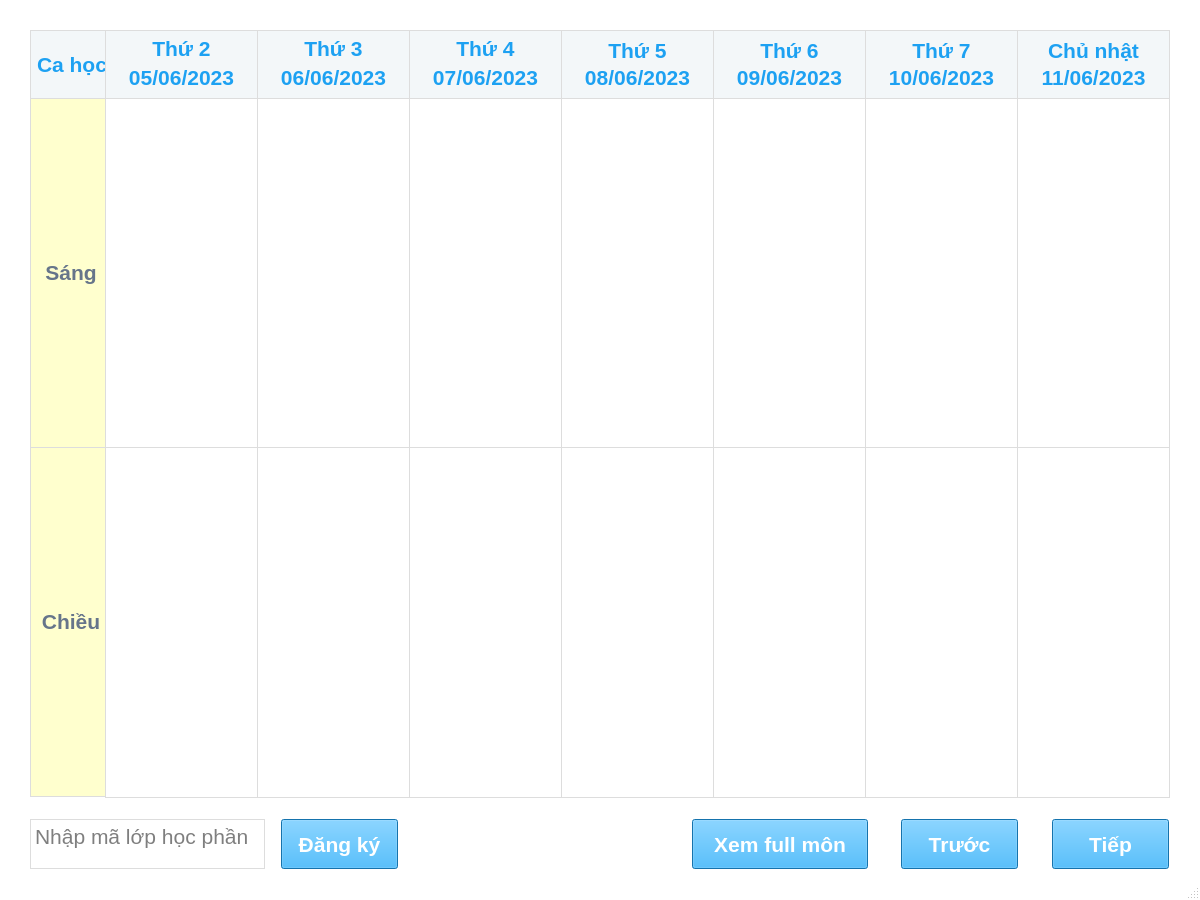
<?xml version="1.0" encoding="UTF-8"?>
<ui version="4.0">
 <class>MainWindow</class>
 <widget class="QMainWindow" name="MainWindow">
  <property name="geometry">
   <rect>
    <x>0</x>
    <y>0</y>
    <width>1200</width>
    <height>900</height>
   </rect>
  </property>
  <property name="windowTitle">
   <string>MainWindow</string>
  </property>
  <property name="autoFillBackground">
   <bool>false</bool>
  </property>
  <property name="styleSheet">
   <string notr="true">QMainWindow{
	background-color: rgb(255, 255, 255);
}</string>
  </property>
  <widget class="QWidget" name="centralwidget">
   <property name="styleSheet">
    <string notr="true">QWidget{
	background-color: rgb(255, 255, 255);
}</string>
   </property>
   <widget class="QFrame" name="headerCa">
    <property name="geometry">
     <rect>
      <x>30</x>
      <y>30</y>
      <width>76</width>
      <height>69</height>
     </rect>
    </property>
    <property name="styleSheet">
     <string notr="true">QFrame{
	background-color: rgb(243, 247, 249);
	border: 1px solid rgb(221,221,221);
}</string>
    </property>
    <property name="frameShape">
     <enum>QFrame::StyledPanel</enum>
    </property>
    <property name="frameShadow">
     <enum>QFrame::Raised</enum>
    </property>
    <widget class="QLabel" name="lbCaHoc">
     <property name="geometry">
      <rect>
       <x>0</x>
       <y>0</y>
       <width>76</width>
       <height>69</height>
      </rect>
     </property>
     <property name="font">
      <font>
       <family>Segoe UI</family>
       <pointsize>16</pointsize>
       <weight>75</weight>
       <bold>true</bold>
      </font>
     </property>
     <property name="styleSheet">
      <string notr="true">QLabel{
	color: rgb(29, 161, 242);
}</string>
     </property>
     <property name="text">
      <string>&lt;html&gt;&lt;head/&gt;&lt;body&gt;&lt;p align=&quot;center&quot;&gt;Ca học&lt;/p&gt;&lt;/body&gt;&lt;/html&gt;</string>
     </property>
    </widget>
   </widget>
   <widget class="QFrame" name="headerSang">
    <property name="geometry">
     <rect>
      <x>30</x>
      <y>98</y>
      <width>76</width>
      <height>350</height>
     </rect>
    </property>
    <property name="styleSheet">
     <string notr="true">QFrame{
	background-color: rgb(255, 255, 206);
	border: 1px solid rgb(221,221,221);
}</string>
    </property>
    <property name="frameShape">
     <enum>QFrame::StyledPanel</enum>
    </property>
    <property name="frameShadow">
     <enum>QFrame::Raised</enum>
    </property>
    <widget class="QLabel" name="lbCaSang">
     <property name="geometry">
      <rect>
       <x>0</x>
       <y>0</y>
       <width>76</width>
       <height>350</height>
      </rect>
     </property>
     <property name="font">
      <font>
       <family>Segoe UI</family>
       <pointsize>16</pointsize>
       <weight>75</weight>
       <bold>true</bold>
      </font>
     </property>
     <property name="styleSheet">
      <string notr="true">QLabel{
	color: rgb(102, 117, 138);
}</string>
     </property>
     <property name="text">
      <string>&lt;html&gt;&lt;head/&gt;&lt;body&gt;&lt;p align=&quot;center&quot;&gt;Sáng&lt;/p&gt;&lt;/body&gt;&lt;/html&gt;</string>
     </property>
    </widget>
   </widget>
   <widget class="QFrame" name="headerChieu">
    <property name="geometry">
     <rect>
      <x>30</x>
      <y>447</y>
      <width>76</width>
      <height>350</height>
     </rect>
    </property>
    <property name="styleSheet">
     <string notr="true">QFrame{
	background-color: rgb(255, 255, 206);
	border: 1px solid rgb(221,221,221);
}</string>
    </property>
    <property name="frameShape">
     <enum>QFrame::StyledPanel</enum>
    </property>
    <property name="frameShadow">
     <enum>QFrame::Raised</enum>
    </property>
    <widget class="QLabel" name="lbCaChieu">
     <property name="geometry">
      <rect>
       <x>0</x>
       <y>0</y>
       <width>76</width>
       <height>350</height>
      </rect>
     </property>
     <property name="font">
      <font>
       <family>Segoe UI</family>
       <pointsize>16</pointsize>
       <weight>75</weight>
       <bold>true</bold>
      </font>
     </property>
     <property name="styleSheet">
      <string notr="true">QLabel{
	color: rgb(102, 117, 138);
}</string>
     </property>
     <property name="text">
      <string>&lt;html&gt;&lt;head/&gt;&lt;body&gt;&lt;p align=&quot;center&quot;&gt;Chiều&lt;/p&gt;&lt;/body&gt;&lt;/html&gt;</string>
     </property>
    </widget>
   </widget>
   <widget class="QFrame" name="monday">
    <property name="geometry">
     <rect>
      <x>105</x>
      <y>30</y>
      <width>153</width>
      <height>69</height>
     </rect>
    </property>
    <property name="styleSheet">
     <string notr="true">QFrame{
	background-color: rgb(243, 247, 249);
	border: 1px solid rgb(221,221,221);
}</string>
    </property>
    <property name="frameShape">
     <enum>QFrame::StyledPanel</enum>
    </property>
    <property name="frameShadow">
     <enum>QFrame::Raised</enum>
    </property>
    <widget class="QLabel" name="lbNgayThu2">
     <property name="geometry">
      <rect>
       <x>1</x>
       <y>34</y>
       <width>151</width>
       <height>28</height>
      </rect>
     </property>
     <property name="font">
      <font>
       <family>Segoe UI</family>
       <pointsize>16</pointsize>
       <weight>75</weight>
       <bold>true</bold>
      </font>
     </property>
     <property name="styleSheet">
      <string notr="true">QLabel{
	color: rgb(29, 161, 242);
	border: 0px solid black;
}</string>
     </property>
     <property name="text">
      <string>&lt;html&gt;&lt;head/&gt;&lt;body&gt;&lt;p align=&quot;center&quot;&gt;05/06/2023&lt;/p&gt;&lt;/body&gt;&lt;/html&gt;</string>
     </property>
    </widget>
    <widget class="QLabel" name="lbThu2">
     <property name="geometry">
      <rect>
       <x>1</x>
       <y>6</y>
       <width>151</width>
       <height>26</height>
      </rect>
     </property>
     <property name="font">
      <font>
       <family>Segoe UI</family>
       <pointsize>16</pointsize>
       <weight>75</weight>
       <bold>true</bold>
      </font>
     </property>
     <property name="styleSheet">
      <string notr="true">QLabel{
	color: rgb(29, 161, 242);
	border: 0px solid black;
}</string>
     </property>
     <property name="text">
      <string>&lt;html&gt;&lt;head/&gt;&lt;body&gt;&lt;p align=&quot;center&quot;&gt;Thứ 2&lt;/p&gt;&lt;/body&gt;&lt;/html&gt;</string>
     </property>
    </widget>
   </widget>
   <widget class="QFrame" name="tuesday">
    <property name="geometry">
     <rect>
      <x>257</x>
      <y>30</y>
      <width>153</width>
      <height>69</height>
     </rect>
    </property>
    <property name="styleSheet">
     <string notr="true">QFrame{
	background-color: rgb(243, 247, 249);
	border: 1px solid rgb(221,221,221);
}</string>
    </property>
    <property name="frameShape">
     <enum>QFrame::StyledPanel</enum>
    </property>
    <property name="frameShadow">
     <enum>QFrame::Raised</enum>
    </property>
    <widget class="QLabel" name="lbNgayThu3">
     <property name="geometry">
      <rect>
       <x>1</x>
       <y>34</y>
       <width>151</width>
       <height>28</height>
      </rect>
     </property>
     <property name="font">
      <font>
       <family>Segoe UI</family>
       <pointsize>16</pointsize>
       <weight>75</weight>
       <bold>true</bold>
      </font>
     </property>
     <property name="styleSheet">
      <string notr="true">QLabel{
	color: rgb(29, 161, 242);
	border: 0px solid black;
}</string>
     </property>
     <property name="text">
      <string>&lt;html&gt;&lt;head/&gt;&lt;body&gt;&lt;p align=&quot;center&quot;&gt;06/06/2023&lt;/p&gt;&lt;/body&gt;&lt;/html&gt;</string>
     </property>
    </widget>
    <widget class="QLabel" name="lbThu3">
     <property name="geometry">
      <rect>
       <x>1</x>
       <y>6</y>
       <width>151</width>
       <height>26</height>
      </rect>
     </property>
     <property name="font">
      <font>
       <family>Segoe UI</family>
       <pointsize>16</pointsize>
       <weight>75</weight>
       <bold>true</bold>
      </font>
     </property>
     <property name="styleSheet">
      <string notr="true">QLabel{
	color: rgb(29, 161, 242);
	border: 0px solid black;
}</string>
     </property>
     <property name="text">
      <string>&lt;html&gt;&lt;head/&gt;&lt;body&gt;&lt;p align=&quot;center&quot;&gt;Thứ 3&lt;/p&gt;&lt;/body&gt;&lt;/html&gt;</string>
     </property>
    </widget>
   </widget>
   <widget class="QFrame" name="wednesday">
    <property name="geometry">
     <rect>
      <x>409</x>
      <y>30</y>
      <width>153</width>
      <height>69</height>
     </rect>
    </property>
    <property name="styleSheet">
     <string notr="true">QFrame{
	background-color: rgb(243, 247, 249);
	border: 1px solid rgb(221,221,221);
}</string>
    </property>
    <property name="frameShape">
     <enum>QFrame::StyledPanel</enum>
    </property>
    <property name="frameShadow">
     <enum>QFrame::Raised</enum>
    </property>
    <widget class="QLabel" name="lbThu4">
     <property name="geometry">
      <rect>
       <x>1</x>
       <y>6</y>
       <width>151</width>
       <height>26</height>
      </rect>
     </property>
     <property name="font">
      <font>
       <family>Segoe UI</family>
       <pointsize>16</pointsize>
       <weight>75</weight>
       <bold>true</bold>
      </font>
     </property>
     <property name="styleSheet">
      <string notr="true">QLabel{
	color: rgb(29, 161, 242);
	border: 0px solid black;
}</string>
     </property>
     <property name="text">
      <string>&lt;html&gt;&lt;head/&gt;&lt;body&gt;&lt;p align=&quot;center&quot;&gt;Thứ 4&lt;/p&gt;&lt;/body&gt;&lt;/html&gt;</string>
     </property>
    </widget>
    <widget class="QLabel" name="lbNgayThu4">
     <property name="geometry">
      <rect>
       <x>1</x>
       <y>34</y>
       <width>151</width>
       <height>28</height>
      </rect>
     </property>
     <property name="font">
      <font>
       <family>Segoe UI</family>
       <pointsize>16</pointsize>
       <weight>75</weight>
       <bold>true</bold>
      </font>
     </property>
     <property name="styleSheet">
      <string notr="true">QLabel{
	color: rgb(29, 161, 242);
	border: 0px solid black;
}</string>
     </property>
     <property name="text">
      <string>&lt;html&gt;&lt;head/&gt;&lt;body&gt;&lt;p align=&quot;center&quot;&gt;07/06/2023&lt;/p&gt;&lt;/body&gt;&lt;/html&gt;</string>
     </property>
    </widget>
   </widget>
   <widget class="QFrame" name="thursday">
    <property name="geometry">
     <rect>
      <x>561</x>
      <y>30</y>
      <width>153</width>
      <height>69</height>
     </rect>
    </property>
    <property name="styleSheet">
     <string notr="true">QFrame{
	background-color: rgb(243, 247, 249);
	border: 1px solid rgb(221,221,221);
}</string>
    </property>
    <property name="frameShape">
     <enum>QFrame::StyledPanel</enum>
    </property>
    <property name="frameShadow">
     <enum>QFrame::Raised</enum>
    </property>
    <widget class="QLabel" name="lbThu5">
     <property name="geometry">
      <rect>
       <x>1</x>
       <y>6</y>
       <width>151</width>
       <height>30</height>
      </rect>
     </property>
     <property name="font">
      <font>
       <family>Segoe UI</family>
       <pointsize>16</pointsize>
       <weight>75</weight>
       <bold>true</bold>
      </font>
     </property>
     <property name="styleSheet">
      <string notr="true">QLabel{
	color: rgb(29, 161, 242);
	border: 0px solid black;
}</string>
     </property>
     <property name="text">
      <string>&lt;html&gt;&lt;head/&gt;&lt;body&gt;&lt;p align=&quot;center&quot;&gt;Thứ 5&lt;/p&gt;&lt;/body&gt;&lt;/html&gt;</string>
     </property>
    </widget>
    <widget class="QLabel" name="lbNgayThu5">
     <property name="geometry">
      <rect>
       <x>1</x>
       <y>34</y>
       <width>151</width>
       <height>28</height>
      </rect>
     </property>
     <property name="font">
      <font>
       <family>Segoe UI</family>
       <pointsize>16</pointsize>
       <weight>75</weight>
       <bold>true</bold>
      </font>
     </property>
     <property name="styleSheet">
      <string notr="true">QLabel{
	color: rgb(29, 161, 242);
	border: 0px solid black;
}</string>
     </property>
     <property name="text">
      <string>&lt;html&gt;&lt;head/&gt;&lt;body&gt;&lt;p align=&quot;center&quot;&gt;08/06/2023&lt;/p&gt;&lt;/body&gt;&lt;/html&gt;</string>
     </property>
    </widget>
   </widget>
   <widget class="QFrame" name="friday">
    <property name="geometry">
     <rect>
      <x>713</x>
      <y>30</y>
      <width>153</width>
      <height>69</height>
     </rect>
    </property>
    <property name="styleSheet">
     <string notr="true">QFrame{
	background-color: rgb(243, 247, 249);
	border: 1px solid rgb(221,221,221);
}</string>
    </property>
    <property name="frameShape">
     <enum>QFrame::StyledPanel</enum>
    </property>
    <property name="frameShadow">
     <enum>QFrame::Raised</enum>
    </property>
    <widget class="QLabel" name="lbThu6">
     <property name="geometry">
      <rect>
       <x>1</x>
       <y>6</y>
       <width>151</width>
       <height>30</height>
      </rect>
     </property>
     <property name="font">
      <font>
       <family>Segoe UI</family>
       <pointsize>16</pointsize>
       <weight>75</weight>
       <bold>true</bold>
      </font>
     </property>
     <property name="styleSheet">
      <string notr="true">QLabel{
	color: rgb(29, 161, 242);
	border: 0px solid black;
}</string>
     </property>
     <property name="text">
      <string>&lt;html&gt;&lt;head/&gt;&lt;body&gt;&lt;p align=&quot;center&quot;&gt;Thứ 6&lt;/p&gt;&lt;/body&gt;&lt;/html&gt;</string>
     </property>
    </widget>
    <widget class="QLabel" name="lbNgayThu6">
     <property name="geometry">
      <rect>
       <x>1</x>
       <y>34</y>
       <width>151</width>
       <height>28</height>
      </rect>
     </property>
     <property name="font">
      <font>
       <family>Segoe UI</family>
       <pointsize>16</pointsize>
       <weight>75</weight>
       <bold>true</bold>
      </font>
     </property>
     <property name="styleSheet">
      <string notr="true">QLabel{
	color: rgb(29, 161, 242);
	border: 0px solid black;
}</string>
     </property>
     <property name="text">
      <string>&lt;html&gt;&lt;head/&gt;&lt;body&gt;&lt;p align=&quot;center&quot;&gt;09/06/2023&lt;/p&gt;&lt;/body&gt;&lt;/html&gt;</string>
     </property>
    </widget>
   </widget>
   <widget class="QFrame" name="saturday">
    <property name="geometry">
     <rect>
      <x>865</x>
      <y>30</y>
      <width>153</width>
      <height>69</height>
     </rect>
    </property>
    <property name="styleSheet">
     <string notr="true">QFrame{
	background-color: rgb(243, 247, 249);
	border: 1px solid rgb(221,221,221);
}</string>
    </property>
    <property name="frameShape">
     <enum>QFrame::StyledPanel</enum>
    </property>
    <property name="frameShadow">
     <enum>QFrame::Raised</enum>
    </property>
    <widget class="QLabel" name="lbThu7">
     <property name="geometry">
      <rect>
       <x>1</x>
       <y>6</y>
       <width>151</width>
       <height>30</height>
      </rect>
     </property>
     <property name="font">
      <font>
       <family>Segoe UI</family>
       <pointsize>16</pointsize>
       <weight>75</weight>
       <bold>true</bold>
      </font>
     </property>
     <property name="styleSheet">
      <string notr="true">QLabel{
	color: rgb(29, 161, 242);
	border: 0px solid black;
}</string>
     </property>
     <property name="text">
      <string>&lt;html&gt;&lt;head/&gt;&lt;body&gt;&lt;p align=&quot;center&quot;&gt;Thứ 7&lt;/p&gt;&lt;/body&gt;&lt;/html&gt;</string>
     </property>
    </widget>
    <widget class="QLabel" name="lbNgayThu7">
     <property name="geometry">
      <rect>
       <x>1</x>
       <y>34</y>
       <width>151</width>
       <height>28</height>
      </rect>
     </property>
     <property name="font">
      <font>
       <family>Segoe UI</family>
       <pointsize>16</pointsize>
       <weight>75</weight>
       <bold>true</bold>
      </font>
     </property>
     <property name="styleSheet">
      <string notr="true">QLabel{
	color: rgb(29, 161, 242);
	border: 0px solid black;
}</string>
     </property>
     <property name="text">
      <string>&lt;html&gt;&lt;head/&gt;&lt;body&gt;&lt;p align=&quot;center&quot;&gt;10/06/2023&lt;/p&gt;&lt;/body&gt;&lt;/html&gt;</string>
     </property>
    </widget>
   </widget>
   <widget class="QFrame" name="sunday">
    <property name="geometry">
     <rect>
      <x>1017</x>
      <y>30</y>
      <width>153</width>
      <height>69</height>
     </rect>
    </property>
    <property name="styleSheet">
     <string notr="true">QFrame{
	background-color: rgb(243, 247, 249);
	border: 1px solid rgb(221,221,221);
}</string>
    </property>
    <property name="frameShape">
     <enum>QFrame::StyledPanel</enum>
    </property>
    <property name="frameShadow">
     <enum>QFrame::Raised</enum>
    </property>
    <widget class="QLabel" name="lbChuNhat">
     <property name="geometry">
      <rect>
       <x>1</x>
       <y>6</y>
       <width>151</width>
       <height>30</height>
      </rect>
     </property>
     <property name="font">
      <font>
       <family>Segoe UI</family>
       <pointsize>16</pointsize>
       <weight>75</weight>
       <bold>true</bold>
      </font>
     </property>
     <property name="styleSheet">
      <string notr="true">QLabel{
	color: rgb(29, 161, 242);
	border: 0px solid black;
}</string>
     </property>
     <property name="text">
      <string>&lt;html&gt;&lt;head/&gt;&lt;body&gt;&lt;p align=&quot;center&quot;&gt;Chủ nhật&lt;/p&gt;&lt;/body&gt;&lt;/html&gt;</string>
     </property>
    </widget>
    <widget class="QLabel" name="lbNgayChuNhat">
     <property name="geometry">
      <rect>
       <x>1</x>
       <y>34</y>
       <width>151</width>
       <height>28</height>
      </rect>
     </property>
     <property name="font">
      <font>
       <family>Segoe UI</family>
       <pointsize>16</pointsize>
       <weight>75</weight>
       <bold>true</bold>
      </font>
     </property>
     <property name="styleSheet">
      <string notr="true">QLabel{
	color: rgb(29, 161, 242);
	border: 0px solid black;
}</string>
     </property>
     <property name="text">
      <string>&lt;html&gt;&lt;head/&gt;&lt;body&gt;&lt;p align=&quot;center&quot;&gt;11/06/2023&lt;/p&gt;&lt;/body&gt;&lt;/html&gt;</string>
     </property>
    </widget>
   </widget>
   <widget class="QFrame" name="sangThu2">
    <property name="geometry">
     <rect>
      <x>105</x>
      <y>98</y>
      <width>153</width>
      <height>351</height>
     </rect>
    </property>
    <property name="styleSheet">
     <string notr="true">QFrame
{
	border: 1px solid rgb(221,221,221);
}</string>
    </property>
    <property name="frameShape">
     <enum>QFrame::StyledPanel</enum>
    </property>
    <property name="frameShadow">
     <enum>QFrame::Raised</enum>
    </property>
   </widget>
   <widget class="QFrame" name="sangThu3">
    <property name="geometry">
     <rect>
      <x>257</x>
      <y>98</y>
      <width>153</width>
      <height>351</height>
     </rect>
    </property>
    <property name="styleSheet">
     <string notr="true">QFrame
{
	border: 1px solid rgb(221,221,221);
}</string>
    </property>
    <property name="frameShape">
     <enum>QFrame::StyledPanel</enum>
    </property>
    <property name="frameShadow">
     <enum>QFrame::Raised</enum>
    </property>
   </widget>
   <widget class="QFrame" name="sangThu4">
    <property name="geometry">
     <rect>
      <x>409</x>
      <y>98</y>
      <width>153</width>
      <height>351</height>
     </rect>
    </property>
    <property name="styleSheet">
     <string notr="true">QFrame
{
	border: 1px solid rgb(221,221,221);
}</string>
    </property>
    <property name="frameShape">
     <enum>QFrame::StyledPanel</enum>
    </property>
    <property name="frameShadow">
     <enum>QFrame::Raised</enum>
    </property>
   </widget>
   <widget class="QFrame" name="sangThu5">
    <property name="geometry">
     <rect>
      <x>561</x>
      <y>98</y>
      <width>153</width>
      <height>351</height>
     </rect>
    </property>
    <property name="styleSheet">
     <string notr="true">QFrame
{
	border: 1px solid rgb(221,221,221);
}</string>
    </property>
    <property name="frameShape">
     <enum>QFrame::StyledPanel</enum>
    </property>
    <property name="frameShadow">
     <enum>QFrame::Raised</enum>
    </property>
   </widget>
   <widget class="QFrame" name="sangThu6">
    <property name="geometry">
     <rect>
      <x>713</x>
      <y>98</y>
      <width>153</width>
      <height>351</height>
     </rect>
    </property>
    <property name="styleSheet">
     <string notr="true">QFrame
{
	border: 1px solid rgb(221,221,221);
}</string>
    </property>
    <property name="frameShape">
     <enum>QFrame::StyledPanel</enum>
    </property>
    <property name="frameShadow">
     <enum>QFrame::Raised</enum>
    </property>
   </widget>
   <widget class="QFrame" name="sangThu7">
    <property name="geometry">
     <rect>
      <x>865</x>
      <y>98</y>
      <width>153</width>
      <height>351</height>
     </rect>
    </property>
    <property name="styleSheet">
     <string notr="true">QFrame
{
	border: 1px solid rgb(221,221,221);
}</string>
    </property>
    <property name="frameShape">
     <enum>QFrame::StyledPanel</enum>
    </property>
    <property name="frameShadow">
     <enum>QFrame::Raised</enum>
    </property>
   </widget>
   <widget class="QFrame" name="sangChuNhat">
    <property name="geometry">
     <rect>
      <x>1017</x>
      <y>98</y>
      <width>153</width>
      <height>351</height>
     </rect>
    </property>
    <property name="styleSheet">
     <string notr="true">QFrame
{
	border: 1px solid rgb(221,221,221);
}</string>
    </property>
    <property name="frameShape">
     <enum>QFrame::StyledPanel</enum>
    </property>
    <property name="frameShadow">
     <enum>QFrame::Raised</enum>
    </property>
   </widget>
   <widget class="QFrame" name="chieuThu4">
    <property name="geometry">
     <rect>
      <x>409</x>
      <y>447</y>
      <width>153</width>
      <height>351</height>
     </rect>
    </property>
    <property name="styleSheet">
     <string notr="true">QFrame
{
	border: 1px solid rgb(221,221,221);
}</string>
    </property>
    <property name="frameShape">
     <enum>QFrame::StyledPanel</enum>
    </property>
    <property name="frameShadow">
     <enum>QFrame::Raised</enum>
    </property>
   </widget>
   <widget class="QFrame" name="chieuThu6">
    <property name="geometry">
     <rect>
      <x>713</x>
      <y>447</y>
      <width>153</width>
      <height>351</height>
     </rect>
    </property>
    <property name="styleSheet">
     <string notr="true">QFrame
{
	border: 1px solid rgb(221,221,221);
}</string>
    </property>
    <property name="frameShape">
     <enum>QFrame::StyledPanel</enum>
    </property>
    <property name="frameShadow">
     <enum>QFrame::Raised</enum>
    </property>
   </widget>
   <widget class="QFrame" name="chieuThu7">
    <property name="geometry">
     <rect>
      <x>865</x>
      <y>447</y>
      <width>153</width>
      <height>351</height>
     </rect>
    </property>
    <property name="styleSheet">
     <string notr="true">QFrame
{
	border: 1px solid rgb(221,221,221);
}</string>
    </property>
    <property name="frameShape">
     <enum>QFrame::StyledPanel</enum>
    </property>
    <property name="frameShadow">
     <enum>QFrame::Raised</enum>
    </property>
   </widget>
   <widget class="QFrame" name="chieuThu3">
    <property name="geometry">
     <rect>
      <x>257</x>
      <y>447</y>
      <width>153</width>
      <height>351</height>
     </rect>
    </property>
    <property name="styleSheet">
     <string notr="true">QFrame
{
	border: 1px solid rgb(221,221,221);
}</string>
    </property>
    <property name="frameShape">
     <enum>QFrame::StyledPanel</enum>
    </property>
    <property name="frameShadow">
     <enum>QFrame::Raised</enum>
    </property>
   </widget>
   <widget class="QFrame" name="chieuThu2">
    <property name="geometry">
     <rect>
      <x>105</x>
      <y>447</y>
      <width>153</width>
      <height>351</height>
     </rect>
    </property>
    <property name="styleSheet">
     <string notr="true">QFrame
{
	border: 1px solid rgb(221,221,221);
}</string>
    </property>
    <property name="frameShape">
     <enum>QFrame::StyledPanel</enum>
    </property>
    <property name="frameShadow">
     <enum>QFrame::Raised</enum>
    </property>
   </widget>
   <widget class="QFrame" name="chieuChuNhat">
    <property name="geometry">
     <rect>
      <x>1017</x>
      <y>447</y>
      <width>153</width>
      <height>351</height>
     </rect>
    </property>
    <property name="styleSheet">
     <string notr="true">QFrame
{
	border: 1px solid rgb(221,221,221);
}</string>
    </property>
    <property name="frameShape">
     <enum>QFrame::StyledPanel</enum>
    </property>
    <property name="frameShadow">
     <enum>QFrame::Raised</enum>
    </property>
   </widget>
   <widget class="QFrame" name="chieuThu5">
    <property name="geometry">
     <rect>
      <x>561</x>
      <y>447</y>
      <width>153</width>
      <height>351</height>
     </rect>
    </property>
    <property name="styleSheet">
     <string notr="true">QFrame
{
	border: 1px solid rgb(221,221,221);
}</string>
    </property>
    <property name="frameShape">
     <enum>QFrame::StyledPanel</enum>
    </property>
    <property name="frameShadow">
     <enum>QFrame::Raised</enum>
    </property>
   </widget>
   <widget class="QTextEdit" name="maLHP">
    <property name="geometry">
     <rect>
      <x>30</x>
      <y>819</y>
      <width>235</width>
      <height>50</height>
     </rect>
    </property>
    <property name="font">
     <font>
      <family>Segoe UI</family>
      <pointsize>16</pointsize>
     </font>
    </property>
    <property name="styleSheet">
     <string notr="true">QFrame{
	border: 1px solid rgb(221,221,221);
}</string>
    </property>
    <property name="acceptRichText">
     <bool>true</bool>
    </property>
    <property name="placeholderText">
     <string>Nhập mã lớp học phần</string>
    </property>
   </widget>
   <widget class="QPushButton" name="btnDangKy">
    <property name="geometry">
     <rect>
      <x>281</x>
      <y>819</y>
      <width>117</width>
      <height>50</height>
     </rect>
    </property>
    <property name="font">
     <font>
      <family>Segoe UI</family>
      <pointsize>16</pointsize>
      <weight>75</weight>
      <bold>true</bold>
     </font>
    </property>
    <property name="focusPolicy">
     <enum>Qt::NoFocus</enum>
    </property>
    <property name="styleSheet">
     <string notr="true">QPushButton{
	background-color: rgb(29, 161, 242);
	color: white;
}</string>
    </property>
    <property name="text">
     <string>Đăng ký</string>
    </property>
   </widget>
   <widget class="QPushButton" name="btnXemFullMon">
    <property name="geometry">
     <rect>
      <x>692</x>
      <y>819</y>
      <width>176</width>
      <height>50</height>
     </rect>
    </property>
    <property name="font">
     <font>
      <family>Segoe UI</family>
      <pointsize>16</pointsize>
      <weight>75</weight>
      <bold>true</bold>
     </font>
    </property>
    <property name="styleSheet">
     <string notr="true">QPushButton{
	background-color: rgb(29, 161, 242);
	color: white;
}</string>
    </property>
    <property name="text">
     <string>Xem full môn</string>
    </property>
   </widget>
   <widget class="QPushButton" name="btnTruoc">
    <property name="geometry">
     <rect>
      <x>901</x>
      <y>819</y>
      <width>117</width>
      <height>50</height>
     </rect>
    </property>
    <property name="font">
     <font>
      <family>Segoe UI</family>
      <pointsize>16</pointsize>
      <weight>75</weight>
      <bold>true</bold>
     </font>
    </property>
    <property name="styleSheet">
     <string notr="true">QPushButton{
	background-color: rgb(29, 161, 242);
	color: white;
}</string>
    </property>
    <property name="text">
     <string>Trước</string>
    </property>
   </widget>
   <widget class="QPushButton" name="btnTiep">
    <property name="geometry">
     <rect>
      <x>1052</x>
      <y>819</y>
      <width>117</width>
      <height>50</height>
     </rect>
    </property>
    <property name="maximumSize">
     <size>
      <width>16777215</width>
      <height>16777215</height>
     </size>
    </property>
    <property name="font">
     <font>
      <family>Segoe UI</family>
      <pointsize>16</pointsize>
      <weight>75</weight>
      <bold>true</bold>
     </font>
    </property>
    <property name="styleSheet">
     <string notr="true">QPushButton{
	background-color: rgb(29, 161, 242);
	color: white;
}</string>
    </property>
    <property name="text">
     <string>Tiếp</string>
    </property>
   </widget>
  </widget>
  <widget class="QMenuBar" name="menubar">
   <property name="geometry">
    <rect>
     <x>0</x>
     <y>0</y>
     <width>1200</width>
     <height>21</height>
    </rect>
   </property>
  </widget>
  <widget class="QStatusBar" name="statusbar"/>
 </widget>
 <resources/>
 <connections/>
</ui>
